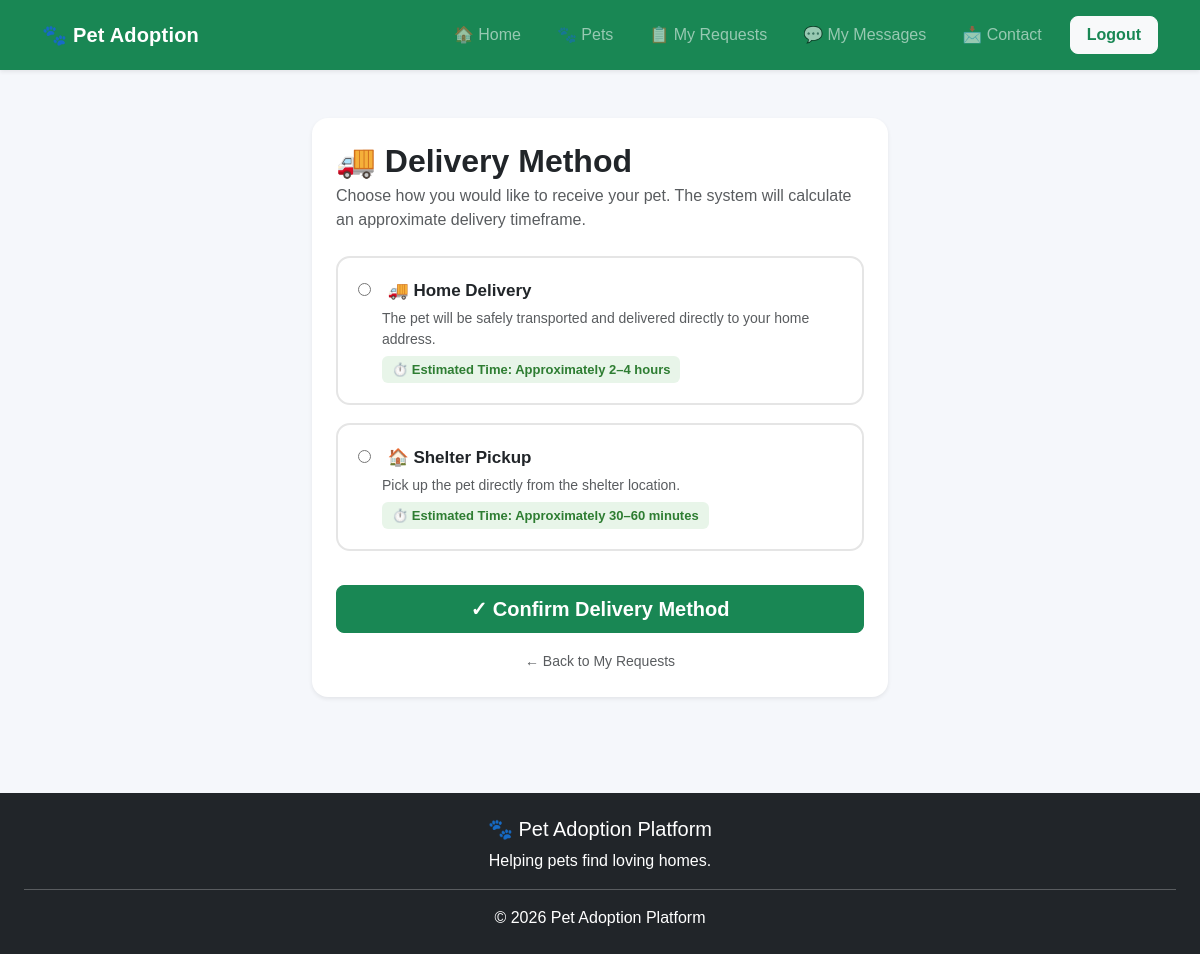
Before: /transport/4 (signed in) with the older database file.
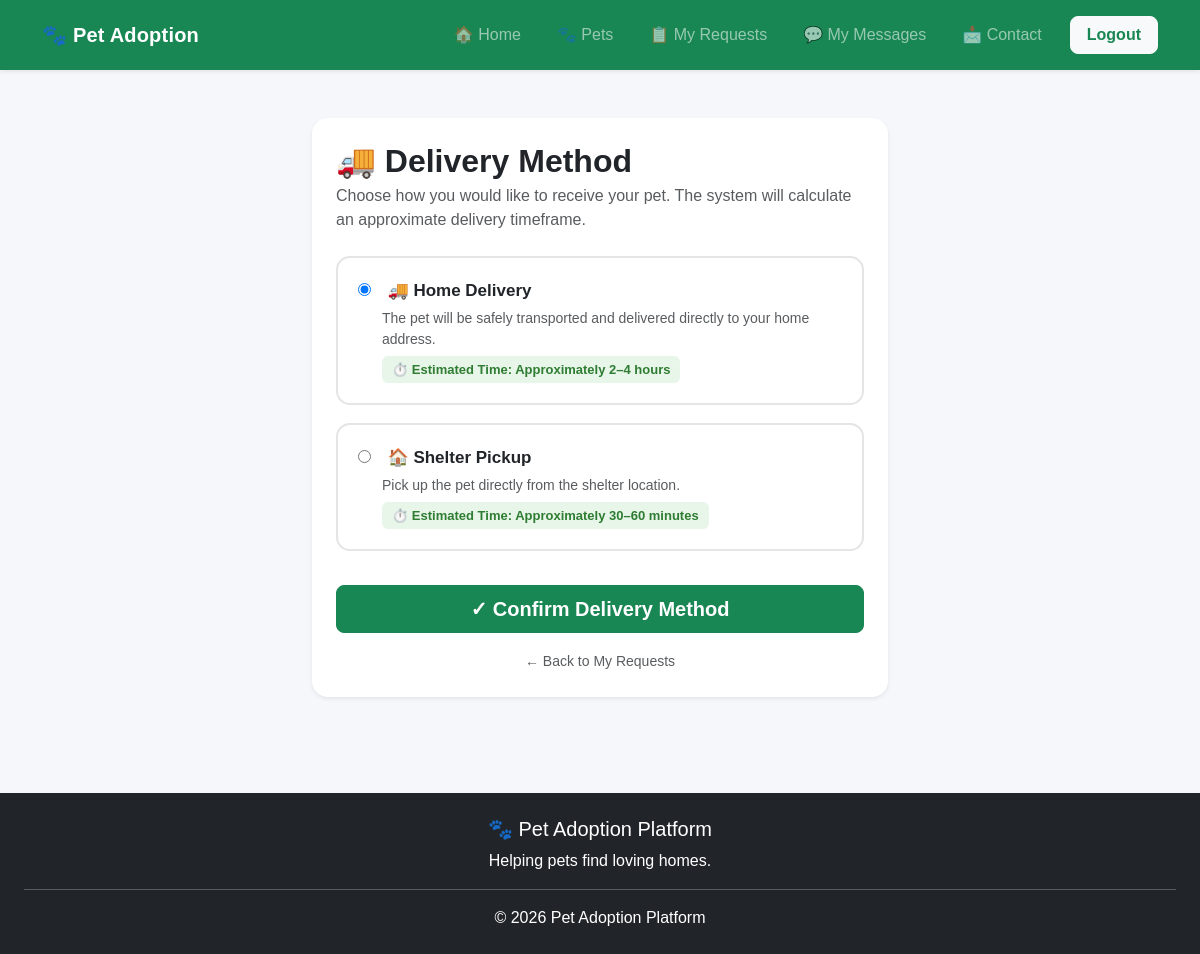
After: the same page with the newer database file.
### tables this page shows
CREATE TABLE adoptions(
        id INTEGER PRIMARY KEY AUTOINCREMENT,
        pet_id INTEGER,
        adopter_name TEXT,
        phone TEXT,
        address TEXT,
        payment_status TEXT,
        transport_method TEXT,
        request_status TEXT
    , payment_method TEXT DEFAULT 'Online', payment_amount REAL DEFAULT 0, refund_status TEXT DEFAULT 'Not Applicable', transport_date TEXT, transport_time TEXT, transport_status TEXT DEFAULT 'Not Scheduled', adopter_id INTEGER);

### app.py (the view, shortened to what this page needs)
@app.route('/transport/<int:pet_id>', methods=['GET', 'POST'])
def transport(pet_id):
    if 'user' not in session:
        return redirect(url_for('login'))
    if session.get('role') != "Adopter":
        if session.get('role') == "Shelter":
            return redirect(url_for('shelter_requests'))
        if session.get('role') in ["Transport", "Transport Provider"]:
            return redirect(url_for('transport_dashboard'))
        return redirect(url_for('home'))
    adopter_name = session['user']
    conn = sqlite3.connect("database.db")
    cursor = conn.cursor()
    cursor.execute("""
        SELECT
            adoptions.id,
            pets.name,
            pets.breed,
            adoptions.transport_method,
            adoptions.transport_time,
            adoptions.transport_status,
            adoptions.request_status
        FROM adoptions
        JOIN pets ON adoptions.pet_id = pets.id
        WHERE adoptions.pet_id = ? AND adoptions.adopter_name = ?
        ORDER BY adoptions.id DESC
        LIMIT 1
    """, (pet_id, adopter_name))
    adoption_record = cursor.fetchone()
    if not adoption_record:
        conn.close()
        return redirect(url_for('my_requests'))
    request_id = adoption_record[0]
    conn.close()
    return render_template(
        "transport.html",
        pet_id=pet_id,
        adoption=adoption_record
    )

### templates/transport.html (shortened to what this page needs)
<!DOCTYPE html>
<html lang="en">
<head>
    <link href="https://cdn.jsdelivr.net/npm/bootstrap@5.3.3/dist/css/bootstrap.min.css" rel="stylesheet">
</head>
<body>
{% include 'navbar.html' %}
<div class="container py-5" style="max-width: 600px;">
    <div class="card shadow-sm border-0 rounded-4 p-4">
        <h2 class="fw-bold mb-1">🚚 Delivery Method</h2>
        <p class="text-muted mb-4">
            Choose how you would like to receive your pet. The system will calculate an approximate delivery timeframe.
        </p>
        <form method="POST">
            <label class="delivery-option d-block">
                <input type="radio"
                       name="transport_method"
                       value="Home Delivery"
                       {% if not adoption or not adoption[3] or adoption[3] == 'Home Delivery' %}checked{% endif %}>
                <span class="option-title">🚚 Home Delivery</span>
                <div class="text-muted small ms-4 mt-1">
                    The pet will be safely transported and delivered directly to your home address.
                </div>
                <div class="ms-4">
                    <span class="time-badge">⏱️ Estimated Time: Approximately 2–4 hours</span>
                </div>
            </label>
            <label class="delivery-option d-block">
                <input type="radio"
                       name="transport_method"
                       value="Shelter Pickup"
                       {% if adoption and adoption[3] == 'Shelter Pickup' %}checked{% endif %}>
                <span class="option-title">🏠 Shelter Pickup</span>
                <div class="text-muted small ms-4 mt-1">
                    Pick up the pet directly from the shelter location.
                </div>
                <div class="ms-4">
                    <span class="time-badge">⏱️ Estimated Time: Approximately 30–60 minutes</span>
                </div>
            </label>
            <button type="submit" class="btn btn-success btn-lg w-100 fw-bold mt-3">
                ✓ Confirm Delivery Method
            </button>
            <div class="text-center mt-3">
                <a href="{{ url_for('my_requests') }}" class="text-muted small text-decoration-none">
                    ← Back to My Requests
                </a>
            </div>
        </form>
    </div>
</div>
{% include 'footer.html' %}
</body>
</html>

Changed rows visible on the page:
no longer on this page (row unchanged): adoptions: transport_method "☐ 🚚 Home Delivery The pet will", transport_method "☐ 🏠 Shelter Pickup Pick up the"
added adoptions: transport_method "☑ 🚚 Home Delivery The pet will", transport_method "☐ 🏠 Shelter Pickup Pick up the"
